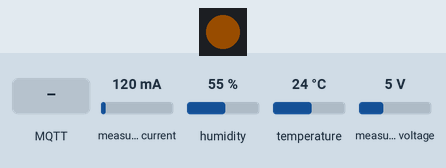
A sketch run on a simulated ESP32. Shown: 1 RGB LEDs in strip order, left to right. Wiring (inferred from the names in the program): INA219 current sensor at I2C address 0x40. Inputs (shaded band) come from the test bench; at power-on: measured current 120 mA, humidity 55 %, temperature 24 °C, measured voltage 5 V. Dim RGB values are drawn brighter than linear; WiFi joins after 1.5 s; servers stay silent unless stated; no MQTT or app messages arrive unless stated; not simulated (calls return 0 or success): secrets.example.h; names the files do not define were given values by the test bench: OTA_PORT = 80; what the sketch prints to the serial monitor is not drawn. At 17.1 s the program puts the board to deep sleep or switches it off; the recording ends there.

Above: at 0.3 s.
3.1 s: MQTT message "ON" arrives on the first subscribed topic
At 4.3 s:
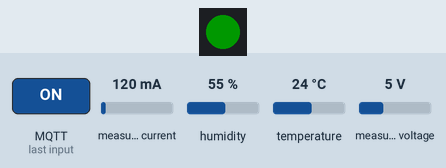
At 5.49 s:
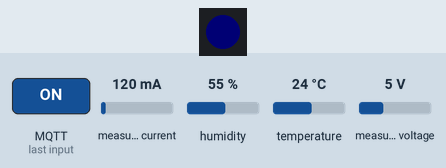
6.6 s: MQTT message "TRUE" arrives on the first subscribed topic
At 7.07 s:
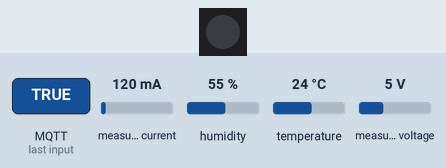
10.1 s: MQTT message "1" arrives on the first subscribed topic
13.6 s: MQTT message "ON" arrives on the second subscribed topic
17.1 s: MQTT message "OFF" arrives on the first subscribed topic
Timing chart, 0 to 17.1 s (numbered marks = the images above; inputs shaded):
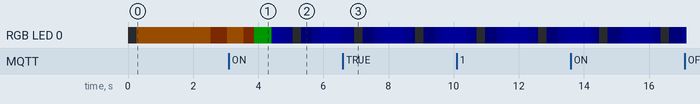

The sketch:

CrimsonKestrel.ino
```cpp
/**
 * @file CrimsonKestrel_v1_15_2.ino
 * @brief Professional Solar Telemetry Node with WDT, OTA Rollback, MQTT LWT, and Retained MQTT Debug Sleep Override
 * @target ESP32-C6 (RISC-V, N16 16MB Flash)
 * @author Marshall Wingerson (Senior Embedded Systems Engineer)
 *
 * Production-Grade Architecture (Phase 1 MVP - Decoupled Metrics & Versioning):
 * 1. Hardware Watchdog Timer (WDT) enabled with a 15-second timeout to recover from Wi-Fi or I2C hangs.
 * 2. OTA Rollback Guard active. If a wireless firmware update fails to boot or connect, the system
 *    will automatically roll back to the last known stable firmware partition.
 * 3. MQTT Last Will & Testament (LWT) configured on the status topic to guarantee offline visibility.
 * 4. Non-blocking network connectivity with a strict connection timeout to prevent battery drain.
 * 5. WS2812 Addressable RGB NeoPixel status reporting for bench and field diagnostics.
 * 6. Structured JSON telemetry payload transmitting temperature, humidity, voltage, and current.
 * 7. Retained MQTT Debug Override:
 *    - Realizes the exact "Single-Shot Boot Pattern" used at runtime (reboots, reconnects, samples).
 *    - Uses an external state pattern via MQTT retained messages.
 *    - If the "cmd/weather_node_01/debug" topic is retained "ON", the deep sleep duration drops
 *      from 5 minutes to 5 seconds, allowing the developer to trace full connection sequences rapidly.
 */

#include <WiFi.h>
#include <Wire.h>
#include <Adafruit_Sensor.h>
#include <DHT.h>
#include <Adafruit_INA219.h>
#include <ArduinoJson.h>
#include <PubSubClient.h>
#include <ArduinoOTA.h>
#include <Adafruit_NeoPixel.h>
#include <esp_task_wdt.h>
#include <esp_ota_ops.h>

// ==========================================
// --- USER CONFIGURATION BLOCK -----------
// ==========================================
#if __has_include("secrets.h")
  #include "secrets.h"         // Pulls actual credentials locally [cite: 235]
#else
  #include "secrets.example.h" // Fallback template so repo compiles out-of-the-box [cite: 235]
#endif

#define MQTT_PORT           1883
#define MQTT_CLIENT_ID      "weather_node_01"

// MQTT Status & Telemetry Topics
#define FIRMWARE_VERSION    "1.15.3"
#define MQTT_TOPIC_WEATHER  "telemetry/weather_node_01/weather"
#define MQTT_TOPIC_SYSTEM   "telemetry/weather_node_01/system"
#define MQTT_TOPIC_STATUS   "telemetry/weather_node_01/status"
#define MQTT_CMD_OTA_TOPIC  "cmd/weather_node_01/ota"
#define MQTT_CMD_DEBUG_TOPIC "cmd/weather_node_01/debug" // Debug sleep override topic
#define MQTT_CMD_SLEEP_TOPIC "cmd/weather_node_01/sleep"
#define MQTT_TOPIC_LOG      "telemetry/weather_node_01/log"

// Operational Durations and Timeouts
#define SLEEP_DURATION_SEC  10       // Default deep sleep duration: 5 minutes (300 seconds)
#define OTA_LISTEN_MS       2000      // Time window to listen for incoming command packets (ms)
#define WDT_TIMEOUT_SEC     15        // Hardware Watchdog Timeout (seconds)
#define NET_TIMEOUT_MS      10000     // Network connection timeout (ms)
#define OTA_WATCHDOG_MS     300000    // 5-minute safety timeout inside active OTA loop

// Pin Configurations
#define DHTPIN              1         // GPIO1: Safe general-purpose pin (no strapping conflicts)
#define DHTTYPE             DHT22
#define ONBOARD_LED         8         // GPIO8: WS2812 addressable RGB LED on Meshnology Board
#define I2C_SDA             19        // GPIO19: SDA for INA219
#define I2C_SCL             20        // GPIO20: SCL for INA219

// ==========================================
// --- GLOBAL OBJECTS & STATE --------------
// ==========================================
DHT dht(DHTPIN, DHTTYPE);
Adafruit_INA219 ina219;
WiFiClient espClient;
PubSubClient mqttClient(espClient);
Adafruit_NeoPixel statusLED(1, ONBOARD_LED, NEO_GRB + NEO_KHZ800);

// Dynamic sleep tracking (resets to 300s default on boot, modified by retained MQTT callback)
uint32_t activeSleepDurationSec = SLEEP_DURATION_SEC;

// State Flags
volatile bool otaModeActive = false;
volatile bool debugModeActive = false;
unsigned long otaWindowStartTime = 0;

// Struct to store telemetry package
struct TelemetryData {
  float temperature_c;
  float humidity_pct;
  float bus_voltage_v;
  float load_current_ma;
  float shunt_voltage_mv;
  bool sensors_valid;
};

// Forward Declarations
void setLEDColor(uint8_t r, uint8_t g, uint8_t b);
void enterDeepSleep(uint32_t seconds);
bool connectWiFi();
bool connectMQTT();
TelemetryData readSensors();
void mqttCallback(char* topic, byte* payload, unsigned int length);
void setupOTA();
void initWatchdog();
void feedWatchdog();
void logMsg(const String& msg);

// ==========================================
// --- MAIN INITIALIZATION & SETUP ----------
// ==========================================
void setup() {
  // 1. Boot Console & Status LED
  Serial.begin(115200);
  delay(250);
  Serial.println(F("\n========================================="));
  Serial.println(F("Waking up... Initializing CrimsonKestrel Edge Node"));
  Serial.println(F("Firmware Version: 1.15.4 (Robust Callback & Byte Diagnostics)"));
  Serial.println(F("========================================="));

  statusLED.begin();
  statusLED.setBrightness(40); // Set moderate brightness to protect battery
  setLEDColor(150, 75, 0);     // SOLID ORANGE: System booting/initializing

  // 2. Initialize Hardware Watchdog
  initWatchdog();

  // 3. Initialize Sensors
  dht.begin();
  Serial.println(F("[SYSTEM] DHT22 initialized. Waiting 2s for sensor stabilization..."));
  delay(2000); // Required cold-boot stabilization delay for DHT22 to avoid NaN
  feedWatchdog();

  Wire.begin(I2C_SDA, I2C_SCL);
  bool hasCurrentSensor = ina219.begin();
  if (!hasCurrentSensor) {
    Serial.println(F("[ERROR] INA219 current monitor not detected! Checking wiring."));
    setLEDColor(150, 0, 0);    // SOLID RED: Hardware failure state
    delay(1000);
  } else {
    Serial.println(F("[SYSTEM] INA219 current monitor initialized successfully."));
  }
  feedWatchdog();

  // 4. Sample Sensors (Single-shot execution)
  TelemetryData data = readSensors();
  feedWatchdog();

  // 5. Power Down INA219 to save power during sleep
  if (hasCurrentSensor) {
    Wire.beginTransmission(0x40);
    Wire.write(0x00);          // Configuration Register
    Wire.write(0x00);          // MSB (Power Down mode)
    Wire.write(0x00);          // LSB (Power Down mode)
    Wire.endTransmission();
    Serial.println(F("[POWER] INA219 placed in I2C Power-Down Mode (<15uA)."));
  }
  feedWatchdog();

  // 6. Connect & Transmit over Wi-Fi
  if (data.sensors_valid) {
    if (connectWiFi()) {
      feedWatchdog();
      mqttClient.setServer(MQTT_BROKER, MQTT_PORT);
      mqttClient.setCallback(mqttCallback);

      if (connectMQTT()) {
        feedWatchdog();
        // 1. Serialize and publish Weather telemetry
        StaticJsonDocument<192> weatherDoc;
        weatherDoc["client_id"] = MQTT_CLIENT_ID;

        JsonObject env = weatherDoc.createNestedObject("environment");
        env["temperature_c"] = round(data.temperature_c * 10.0) / 10.0;
        env["humidity_pct"] = round(data.humidity_pct * 10.0) / 10.0;

        char weather_buffer[192];
        serializeJson(weatherDoc, weather_buffer);
        logMsg("[MQTT] Publishing weather package: " + String(weather_buffer));

        bool weather_pub_ok = mqttClient.publish(MQTT_TOPIC_WEATHER, weather_buffer);
        feedWatchdog();

        // 2. Serialize and publish System/Power telemetry
        StaticJsonDocument<256> systemDoc;
        systemDoc["client_id"] = MQTT_CLIENT_ID;

        JsonObject sysObj = systemDoc.createNestedObject("system");
        sysObj["version"] = FIRMWARE_VERSION;
        sysObj["uptime_ms"] = millis();

        JsonObject power = systemDoc.createNestedObject("power");
        power["bus_voltage_v"] = round(data.bus_voltage_v * 100.0) / 100.0;
        power["load_current_ma"] = round(data.load_current_ma * 10.0) / 10.0;
        power["shunt_voltage_mv"] = round(data.shunt_voltage_mv * 100.0) / 100.0;

        char system_buffer[256];
        serializeJson(systemDoc, system_buffer);
        logMsg("[MQTT] Publishing system package: " + String(system_buffer));

        bool system_pub_ok = mqttClient.publish(MQTT_TOPIC_SYSTEM, system_buffer);
        feedWatchdog();

        // Visual feedback based on overall success
        if (weather_pub_ok && system_pub_ok) {
          logMsg("[MQTT] Nested CrimsonKestrel telemetry successfully published.");
          setLEDColor(0, 150, 0); // FLASH GREEN: Direct transmit success
          delay(500);
        } else {
          logMsg("[ERROR] One or more MQTT publishes failed.");
          setLEDColor(150, 0, 0); // SOLID RED: MQTT error
          delay(1000);
        }
        feedWatchdog();

        // 7. Active Listening Window for Command Packets
        Serial.printf("[SYSTEM] Listening for commands on '%s' and '%s' for %d ms...\n",
                      MQTT_CMD_OTA_TOPIC, MQTT_CMD_DEBUG_TOPIC, OTA_LISTEN_MS);

        unsigned long listenStart = millis();
        while (millis() - listenStart < OTA_LISTEN_MS) {
          mqttClient.loop();
          delay(10);
          feedWatchdog();

          // Visual feedback depending on state
          if (otaModeActive) {
            break;
          } else if (debugModeActive) {
            // Pulse soft white/cyan in active debug mode
            uint8_t dPulse = (millis() % 500 < 250) ? 100 : 20;
            setLEDColor(dPulse, dPulse, dPulse);
          } else {
            setLEDColor(100, 0, 100); // SOLID PURPLE/MAGENTA: Idle listening window
          }
        }
      }
    }
  } else {
    Serial.println(F("[ERROR] Telemetry invalid. Aborting network pipeline to protect battery."));
    setLEDColor(150, 0, 0);       // SOLID RED: Validation failed
    delay(2000);
  }

  // 8. State Verification: Enter active OTA Mode loop or Deep Sleep
  if (otaModeActive) {
    setupOTA();
    otaWindowStartTime = millis();
    Serial.println(F("[OTA] Maintenance Mode engaged. Waiting for wireless firmware upload..."));
    setLEDColor(0, 0, 150);       // SOLID BLUE: Ready for OTA stream
  } else {
    // If the sketch booted successfully, validated metrics, and didn't crash,
    // we mark it as "valid" to prevent the bootloader from triggering an OTA rollback on next reset.
    esp_ota_mark_app_valid_cancel_rollback();
    enterDeepSleep(activeSleepDurationSec);
  }
}

// ==========================================
// --- CORE LOOP (OTA EXCLUSIVE) -----------
// ==========================================
void loop() {
  if (otaModeActive) {
    ArduinoOTA.handle();
    mqttClient.loop(); // Call MQTT loop to listen for dynamic cancel commands ("OFF")
    feedWatchdog();

    // Breathe Blue R&D LED effect during active OTA waiting window
    uint32_t pulse = (sin(millis() / 300.0) * 75) + 75;
    setLEDColor(0, 0, pulse);

    // Safety watchdog: Prevent indefinite battery drain if upload is aborted
    if (millis() - otaWindowStartTime > OTA_WATCHDOG_MS) {
      logMsg("[OTA] Maintenance window expired without upload. Sleeping...");
      otaModeActive = false;
    }
    delay(5);
  } else {
    // Exit ramp triggered! If otaModeActive was toggled false by MQTT or timeout
    logMsg("[SYSTEM] OTA loop exited. Entering deep sleep...");
    esp_ota_mark_app_valid_cancel_rollback();
    enterDeepSleep(activeSleepDurationSec);
  }
}

// ==========================================
// --- HARDWARE READINGS --------------------
// ==========================================
TelemetryData readSensors() {
  TelemetryData data;
  data.sensors_valid = true;

  // Read DHT22
  data.humidity_pct = dht.readHumidity();
  data.temperature_c = dht.readTemperature();

  // Read INA219
  data.bus_voltage_v = ina219.getBusVoltage_V();
  data.shunt_voltage_mv = ina219.getShuntVoltage_mV();
  data.load_current_ma = ina219.getCurrent_mA();

  // Verify readings against sanity ranges
  if (isnan(data.humidity_pct) || isnan(data.temperature_c) || data.humidity_pct < 0.0 || data.humidity_pct > 100.0) {
    Serial.println(F("[ERROR] DHT22 sensor readings are out-of-bounds or NaN!"));
    data.sensors_valid = false;
  } else {
    Serial.printf("[SENSOR] DHT22 Temp: %.1f C | Humidity: %.1f %%\n", data.temperature_c, data.humidity_pct);
  }

  // Validate Bus Voltage
  if (isnan(data.bus_voltage_v) || data.bus_voltage_v < 0.0 || data.bus_voltage_v > 26.0) {
    Serial.println(F("[ERROR] INA219 bus voltage readings are anomalous or NaN!"));
    data.sensors_valid = false;
  } else {
    Serial.printf("[POWER] Bus Voltage: %.2f V | Load Current: %.1f mA\n", data.bus_voltage_v, data.load_current_ma);
  }

  return data;
}

// ==========================================
// --- NETWORK PIPELINES --------------------
// ==========================================
bool connectWiFi() {
  Serial.print(F("[WIFI] Establishing connection to "));
  Serial.println(WIFI_SSID);

  WiFi.mode(WIFI_STA);
  WiFi.begin(WIFI_SSID, WIFI_PASSWORD);

  unsigned long startAttemptTime = millis();
  while (WiFi.status() != WL_CONNECTED && millis() - startAttemptTime < NET_TIMEOUT_MS) {
    // Pulse Yellow LED to show connection attempt
    uint8_t yellowPulse = (millis() % 1000 < 500) ? 150 : 20;
    setLEDColor(yellowPulse, yellowPulse / 2, 0);
    delay(250);
    Serial.print(F("."));
    feedWatchdog();
  }

  if (WiFi.status() == WL_CONNECTED) {
    Serial.println(F("\n[WIFI] Connected."));
    Serial.print(F("[WIFI] Node IP: "));
    Serial.println(WiFi.localIP());
    return true;
  } else {
    Serial.println(F("\n[ERROR] Wi-Fi connection timed out!"));
    setLEDColor(150, 0, 0); // SOLID RED: Network Timeout
    delay(1000);
    return false;
  }
}

bool connectMQTT() {
  unsigned long startAttemptTime = millis();
  while (!mqttClient.connected() && millis() - startAttemptTime < NET_TIMEOUT_MS) {
    Serial.print(F("[MQTT] Contacting broker... "));

    // Connect with Last Will and Testament (LWT) configured
    // LWT Topic: tele/weather_node_01/status, Payload: "offline", QoS: 1, Retained: true
    if (mqttClient.connect(MQTT_CLIENT_ID, MQTT_TOPIC_STATUS, 1, true, "offline")) {
      Serial.println(F("Connected."));

      // Publish "online" status immediately upon successful connection
      mqttClient.publish(MQTT_TOPIC_STATUS, "online", true);

      // Subscribe to triggers
      mqttClient.subscribe(MQTT_CMD_OTA_TOPIC);
      mqttClient.subscribe(MQTT_CMD_DEBUG_TOPIC); // Subscribe to debug override topic
      mqttClient.subscribe(MQTT_CMD_SLEEP_TOPIC); // Subscribe to dynamic sleep interval topic
      return true;
    } else {
      Serial.print(F("failed, rc="));
      Serial.print(mqttClient.state());
      Serial.println(F(". Retrying in 1.5 seconds..."));

      setLEDColor(150, 0, 0); // Fast Red Flash to signal broker connection issues
      delay(300);
      setLEDColor(100, 0, 100);
      delay(1200);
      feedWatchdog();
    }
  }

  if (!mqttClient.connected()) {
    Serial.println(F("\n[ERROR] MQTT connection timed out!"));
    return false;
  }
  return true;
}

void mqttCallback(char* topic, byte* payload, unsigned int length) {
  // 1. Create a safe copy of the payload
  char message[length + 1];
  for (unsigned int i = 0; i < length; i++) {
    message[i] = (char)payload[i];
  }
  message[length] = '\0';

  // 2. Build a diagnostic string of the payload's raw bytes (decimal ASCII values)
  String diag = "[MQTT Callback] Raw payload bytes (len=" + String(length) + "): [";
  for (unsigned int i = 0; i < length; i++) {
    diag += String((int)payload[i]);
    if (i < length - 1) diag += ", ";
  }
  diag += "]";
  logMsg(diag);

  // 3. Log raw message arrival
  logMsg("[MQTT Callback] Message arrived [" + String(topic) + "]: \"" + String(message) + "\"");

  // 4. Robust trimming of leading and trailing whitespace/newlines/control characters
  char* start = message;
  while (*start && (*start == ' ' || *start == '\t' || *start == '\r' || *start == '\n')) {
    start++;
  }
  int cleanLen = strlen(start);
  char* end = start + cleanLen - 1;
  while (end >= start && (*end == ' ' || *end == '\t' || *end == '\r' || *end == '\n')) {
    *end = '\0';
    end--;
  }

  // 5. Convert to String and make Uppercase for robust comparison
  String cleanMsg = String(start);
  cleanMsg.toUpperCase();
  logMsg("[MQTT Callback] Cleaned, uppercase payload: \"" + cleanMsg + "\"");

  // 6. Topic Routing & State Changes
  if (strcmp(topic, MQTT_CMD_OTA_TOPIC) == 0) {
    if (cleanMsg == "ON" || cleanMsg == "TRUE" || cleanMsg == "1") {
      logMsg("[MQTT Callback] OTA bypass triggered! Suspend sleep.");
      otaModeActive = true;
    } else if (cleanMsg == "OFF" || cleanMsg == "FALSE" || cleanMsg == "0") {
      logMsg("[MQTT Callback] OTA mode deactivated! Resuming sleep path.");
      otaModeActive = false;
    }
  }
  else if (strcmp(topic, MQTT_CMD_DEBUG_TOPIC) == 0) {
    if (cleanMsg == "ON" || cleanMsg == "TRUE" || cleanMsg == "1") {
      logMsg("[MQTT Callback] Retained Debug mode active. Sleeping for 5s instead of dynamic/default interval.");
      activeSleepDurationSec = 5; // Force next sleep state to 5 seconds
      debugModeActive = true;
    } else {
      logMsg("[MQTT Callback] Debug mode inactive. Restoring sleep interval.");
      activeSleepDurationSec = SLEEP_DURATION_SEC; // Fallback to default
      debugModeActive = false;
    }
  }
  else if (strcmp(topic, MQTT_CMD_SLEEP_TOPIC) == 0) {
    uint32_t parsedSleep = atoi(start);
    if (parsedSleep > 0 && parsedSleep <= 86400) { // Safety limit: 1 day max
      activeSleepDurationSec = parsedSleep;
      logMsg("[MQTT Callback] Dynamic sleep interval updated to " + String(activeSleepDurationSec) + " seconds.");
    } else {
      logMsg("[ERROR] Invalid sleep duration payload: " + String(start));
    }
  }
}

// ==========================================
// --- OVER-THE-AIR CONFIGURATION ----------
// ==========================================
void setupOTA() {
  // 1. RFC 1035 mDNS Hostname compliance (Convert illegal underscores to hyphens to prevent ESP-IDF crash)
  String dnsName = String(MQTT_CLIENT_ID);
  dnsName.replace("_", "-");
  ArduinoOTA.setHostname(dnsName.c_str());

  // 2. Configure OTA network port & security password from secrets.h
  ArduinoOTA.setPort(OTA_PORT);
  ArduinoOTA.setPassword(OTA_PASSWORD);

  ArduinoOTA.onStart([]() {
    Serial.println(F("[OTA] Broadcast started. Receiving flash payload..."));
    setLEDColor(0, 150, 150); // SOLID CYAN: Active flash write in progress
  });
  ArduinoOTA.onEnd([]() {
    Serial.println(F("\n[OTA] Flash transfer completed. Rebooting..."));
    setLEDColor(0, 255, 0);   // SOLID GREEN: Flash successful
    delay(1000);
  });
  ArduinoOTA.onProgress([](unsigned int progress, unsigned int total) {
    Serial.printf("[OTA] Transmitting: %u%%\r", (progress / (total / 100)));
  });
  ArduinoOTA.onError([](ota_error_t error) {
    Serial.printf("[OTA] Error[%u] encountered! ", error);
    setLEDColor(255, 0, 0);   // SOLID RED: Flash failed
    delay(2000);
  });

  ArduinoOTA.begin();
  Serial.println(F("[OTA] Wireless network server active."));
}

// ==========================================
// --- WATCHDOG CONTROLS ---------------------
// ==========================================
void initWatchdog() {
#if CONFIG_IDF_TARGET_ESP32C6
  // Native ESP32-C6 core configuration for Arduino v3.0+
  esp_task_wdt_config_t wdt_config = {
    .timeout_ms = WDT_TIMEOUT_SEC * 1000,
    .idle_core_mask = 1 << 0, // Monitor core 0 (single core processor)
    .trigger_panic = true     // Reset chip on failure
  };
  esp_task_wdt_init(&wdt_config);
#else
  // Fallback compatibility for older board packages
  esp_task_wdt_init(WDT_TIMEOUT_SEC, true);
#endif
  esp_task_wdt_add(NULL);     // Add current task (main thread) to watchdog loop
  Serial.println(F("[SYSTEM] Hardware Watchdog Timer initialized."));
}

void feedWatchdog() {
  esp_task_wdt_reset();
}

// ==========================================
// --- POWER MANAGEMENT & SYSTEM DEEP SLEEP -
// ==========================================
void enterDeepSleep(uint32_t seconds) {
  Serial.print(F("[SYSTEM] Powering down... Entering Deep Sleep for "));
  Serial.print(seconds);
  Serial.println(F(" seconds."));

  // Power off NeoPixel completely to save battery
  setLEDColor(0, 0, 0);
  statusLED.show();

  // Disconnect Wi-Fi nicely
  WiFi.disconnect(true);
  delay(10);

  // Configure timer wake-up and sleep
  esp_sleep_enable_timer_wakeup((uint64_t)seconds * 1000000ULL);
  esp_deep_sleep_start();
}

/**
 * @brief Utility to print messages to Serial and publish to MQTT log stream
 */
void logMsg(const String& msg) {
  Serial.println(msg);
  if (mqttClient.connected()) {
    mqttClient.publish(MQTT_TOPIC_LOG, msg.c_str());
  }
}

/**
 * @brief Utility to push color values to WS2812 status NeoPixel
 */
void setLEDColor(uint8_t r, uint8_t g, uint8_t b) {
  statusLED.setPixelColor(0, statusLED.Color(r, g, b));
  statusLED.show();
}
```

Source omitted: secrets.example.h (1101 bytes)

Measured:
- after the input at 17.1 s, every drawn part: stays the same
